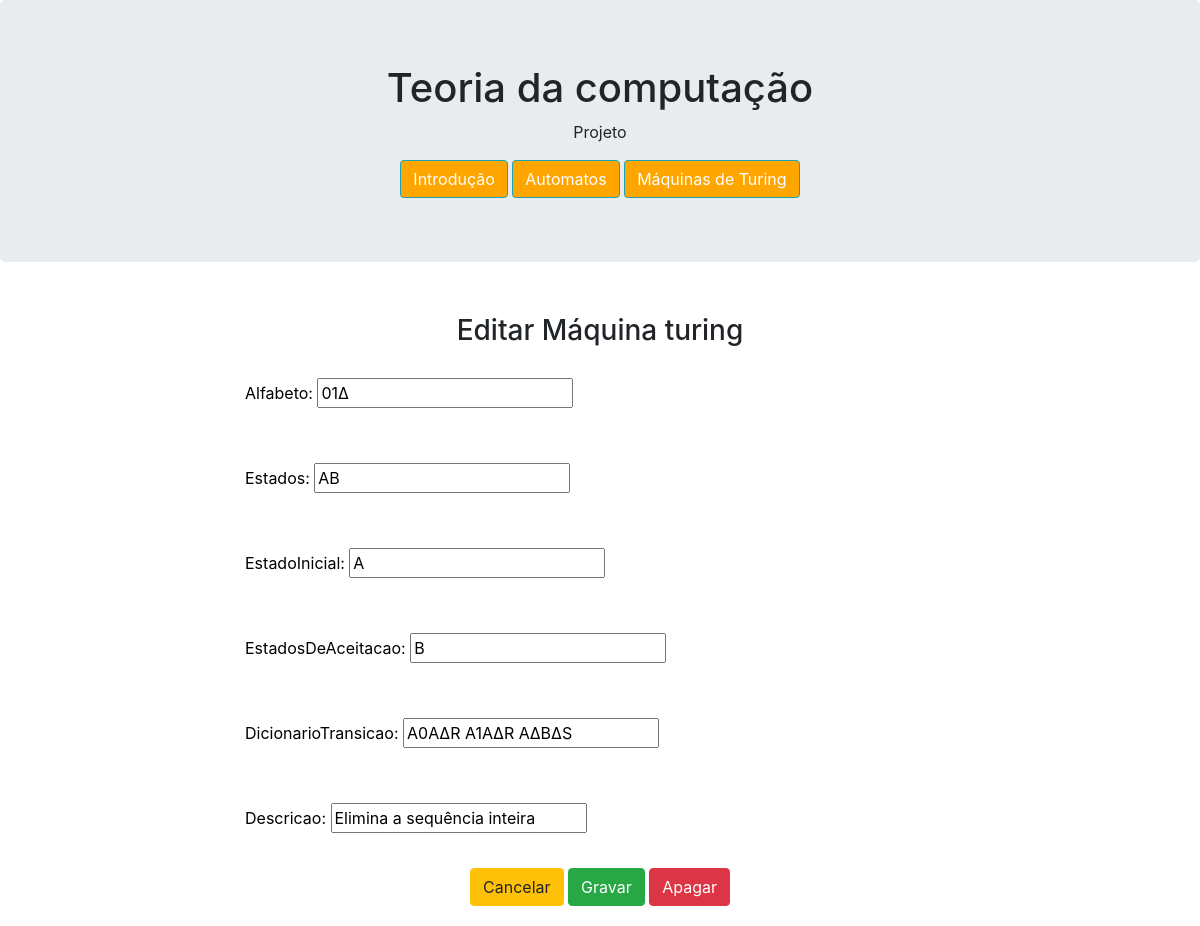
Screenshot of /EditarMaquinaTuring/68 with the database file from the repository.
### website/models.py (models this page shows, shortened)
class MaquinaTuring(models.Model):
    Alfabeto = models.CharField(max_length=9999)
    Estados = models.CharField(max_length=9999)
    EstadoInicial = models.CharField(max_length=9999)
    EstadosDeAceitacao = models.CharField(max_length=9999)
    DicionarioTransicao = models.CharField(max_length=9999)
    Descricao = models.CharField(max_length=9999)

### website/views.py (the view)
# urls.py: path('EditarMaquinaTuring/<int:maquinaturing_id>', views.EditarMaquinaTuring, name='EditarMaquinaTuring'),
def EditarMaquinaTuring(request, maquinaturing_id):
	maquinaturing = MaquinaTuring.objects.get(pk=maquinaturing_id)
	form = MaquinaTuringForm(request.POST or None, instance=maquinaturing)
	if form.is_valid():
		form.save()
		IndiceUltimaMaquina = MaquinaTuring.objects.all().count() - 1
		desenha_MaquinaTuring(IndiceUltimaMaquina)
		return HttpResponseRedirect(reverse('website:MostraMaquinasTuring'))
	context = {'form': form, "maquinaturing_id": maquinaturing_id}
	return render(request, 'website/EditarMaquinaTuring.html', context)

### website/forms.py
class MaquinaTuringForm(ModelForm):
    class Meta:
        model = MaquinaTuring
        fields = '__all__'

### website/templates/website/EditarMaquinaTuring.html (shortened to what this page needs)
{% extends 'website/layout.html' %}
{% block main %}
    <h3>Editar Máquina turing</h3>
    <form method="POST" action="{% url 'website:EditarMaquinaTuring' maquinaturing_id %}">
        {{ form.as_p }}
        <a href="{% url 'website:MostraMaquinasTuring' %}" role="button" class="btn btn-warning">Cancelar</a>
        <input type="submit" value="Gravar" class = "btn btn-success">
    <a href="{% url 'website:ApagaMaquinaTuring' maquinaturing_id %}" role="button" class="btn btn-danger">Apagar</a>
    </form>
{% endblock %}

### website/static/website/css/base.css (style rules this page uses)
body { background-color: white; }
main p { text-align: left; padding: 20px; margin: 10px; background-color: white; color:black; border-radius: 3px; }

### rows the page displays
MaquinaTuring: Alfabeto "01Δ", Estados "AB", EstadoInicial "A", EstadosDeAceitacao "B", DicionarioTransicao "A0AΔR A1AΔR AΔBΔS", Descricao "Elimina a sequência inteira"
